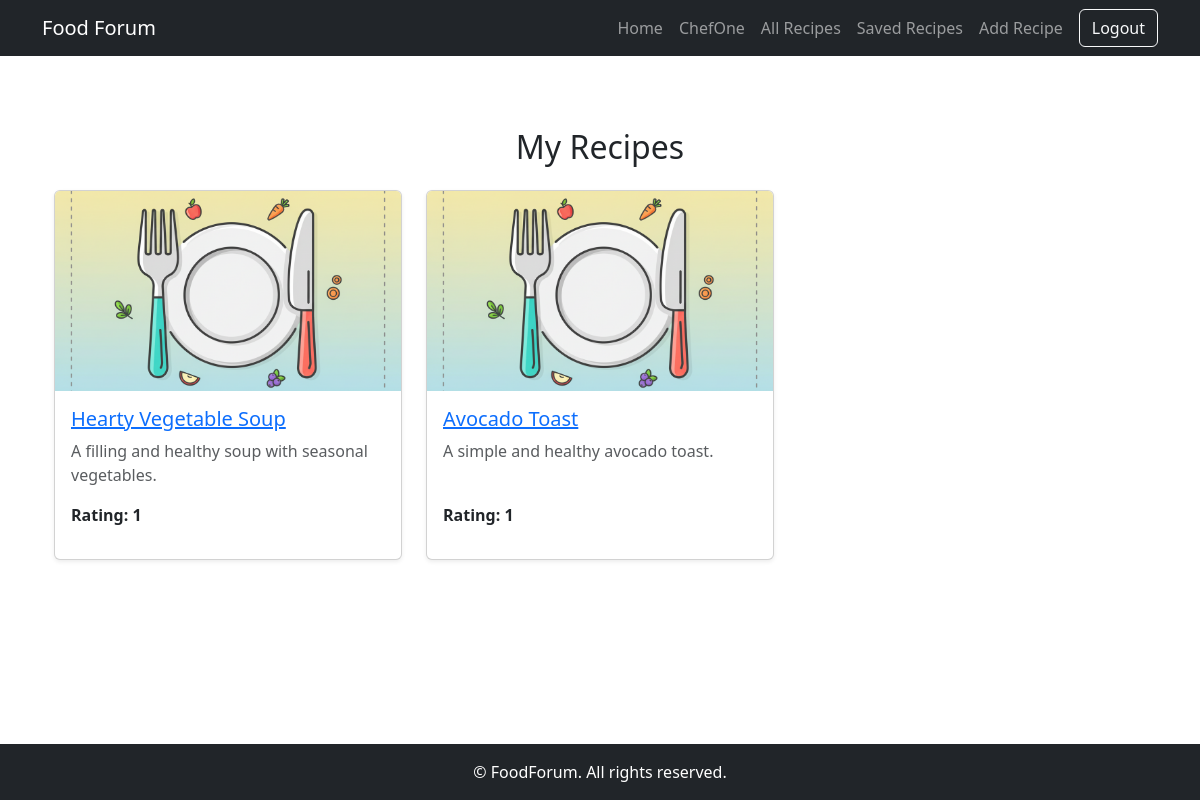
The app's page /forum/profile/my-recipes/ (signed in) with its own data.
### forum/models.py (models this page shows, shortened)
class FoodForumUser(AbstractUser):
    nickname = models.CharField(
        max_length=30,
        unique=True,
        validators=[MinLengthValidator(2)],
    )
    bio = models.TextField(
        blank=True,
    )
    avatar = models.ImageField(
        upload_to="avatars/",
        blank=True,
        null=True,
        help_text="Profile picture"
    )
    reputation = models.PositiveIntegerField(default=0)
    is_active_contributor = models.BooleanField(default=True)
    groups = models.ManyToManyField(
        "auth.Group",
        related_name="foodforum_users",
        blank=True,
        help_text="The groups this user belongs to."
    )
    user_permissions = models.ManyToManyField(
        "auth.Permission",
        related_name="foodforum_users_permissions",
        blank=True,
        help_text="Specific permissions for this user."
    )
    class Meta:
        verbose_name = "FoodForum User"
        verbose_name_plural = "FoodForum Users"

class TimeTracker(models.Model):
    created_at = models.DateTimeField(auto_now_add=True)
    updated_at = models.DateTimeField(auto_now=True)
    class Meta:
        abstract = True

class Recipe(TimeTracker):
    author = models.ForeignKey("forum.FoodForumUser", on_delete=models.CASCADE, related_name="recipes")
    title = models.CharField(max_length=255, db_index=True)
    description = models.TextField(blank=True)
    recipe_text = models.TextField()
    image = models.ImageField(
        upload_to="recipes/", blank=True, null=True,
    )
    time_minutes = models.PositiveIntegerField(default=0)
    servings = models.PositiveIntegerField(default=1)
    is_published = models.BooleanField(default=True)
    class Meta:
        ordering = ["-created_at"]
        indexes = [
            models.Index(fields=["title"]),
        ]
    def rating(self) -> int:
        total_score = self.reactions.aggregate(total=Sum("value"))["total"] or 0
        return int(total_score)

### forum/views.py (the view)
# urls.py: path('profile/my-recipes/', MyRecipesView.as_view(), name='my-recipes'),
class MyRecipesView(LoginRequiredMixin, ListView):
    model = Recipe
    template_name = "forum/my_recipes.html"
    context_object_name = "recipes"
    paginate_by = 10
    def get_queryset(self):
        return Recipe.objects.filter(author=self.request.user, is_published=True)

### templates/forum/my_recipes.html
{% extends "base.html" %}
{% load static %}
{% block content %}
<div class="container mt-5">
    <h2 class="mb-4 text-center">My Recipes</h2>
    {% if recipes %}
        <div class="row">
            {% for recipe in recipes %}
            <div class="col-md-4 mb-4">
                <div class="card shadow-sm h-100">
                    {% if recipe.image %}
                        <img src="{{ recipe.image.url }}" class="card-img-top" alt="{{ recipe.title }}" style="height: 200px; object-fit: cover;">
                    {% else %}
                        <img src="{% static 'images/default_recipe.jpg' %}" class="card-img-top" alt="Default Image" style="height: 200px; object-fit: cover;">
                    {% endif %}
                    <div class="card-body d-flex flex-column">
                        <h5 class="card-title">
                            <a href="{% url 'forum:recipe-detail' recipe.pk %}">{{ recipe.title }}</a>
                        </h5>
                        <p class="card-text text-muted">{{ recipe.description|truncatewords:20 }}</p>
                        <p class="mt-auto fw-bold">Rating: {{ recipe.rating }}</p>
                    </div>
                </div>
            </div>
            {% endfor %}
        </div>
    {% else %}
        <p class="text-center text-muted">You have not published any recipes yet.</p>
    {% endif %}
</div>
{% endblock %}

### templates/includes/navbar.html (shortened to what this page needs)
<nav class="navbar navbar-expand-lg navbar-dark bg-dark">
    <div class="container">
        <a class="navbar-brand" href="{% url 'forum:forum-home' %}">Food Forum</a>
        <div class="collapse navbar-collapse" id="navbarNav">
            <ul class="navbar-nav ms-auto align-items-center">
                <li class="nav-item">
                    <a class="nav-link" href="{% url 'forum:forum-home' %}">Home</a>
                </li>
                {% if request.user.is_authenticated %}
                    <li class="nav-item">
                        <a class="nav-link" href="{% url 'forum:profile' %}">{{ request.user.nickname }}</a>
                    </li>
                    <li class="nav-item">
                        <a class="nav-link" href="{% url 'forum:all-recipes' %}">All Recipes</a>
                    </li>
                    <li class="nav-item">
                        <a class="nav-link" href="{% url 'forum:saved-recipes' %}">Saved Recipes</a>
                    </li>
                    <li class="nav-item">
                        <a class="nav-link" href="{% url 'forum:recipe-add' %}">Add Recipe</a>
                    </li>
                    <li class="nav-item">
                        <form method="post" action="{% url 'logout' %}" class="d-inline">
                            <button type="submit" class="btn btn-outline-light ms-2">Logout</button>
                        </form>
                    </li>
                {% endif %}
            </ul>
        </div>
    </div>
</nav>

### records on screen
FoodForumUser: user.nickname "ChefOne"
Recipe: title "Hearty Vegetable Soup", description "A filling and healthy soup with seasonal vegetables.", rating "1"
Recipe: title "Avocado Toast", description "A simple and healthy avocado toast.", rating "1"
